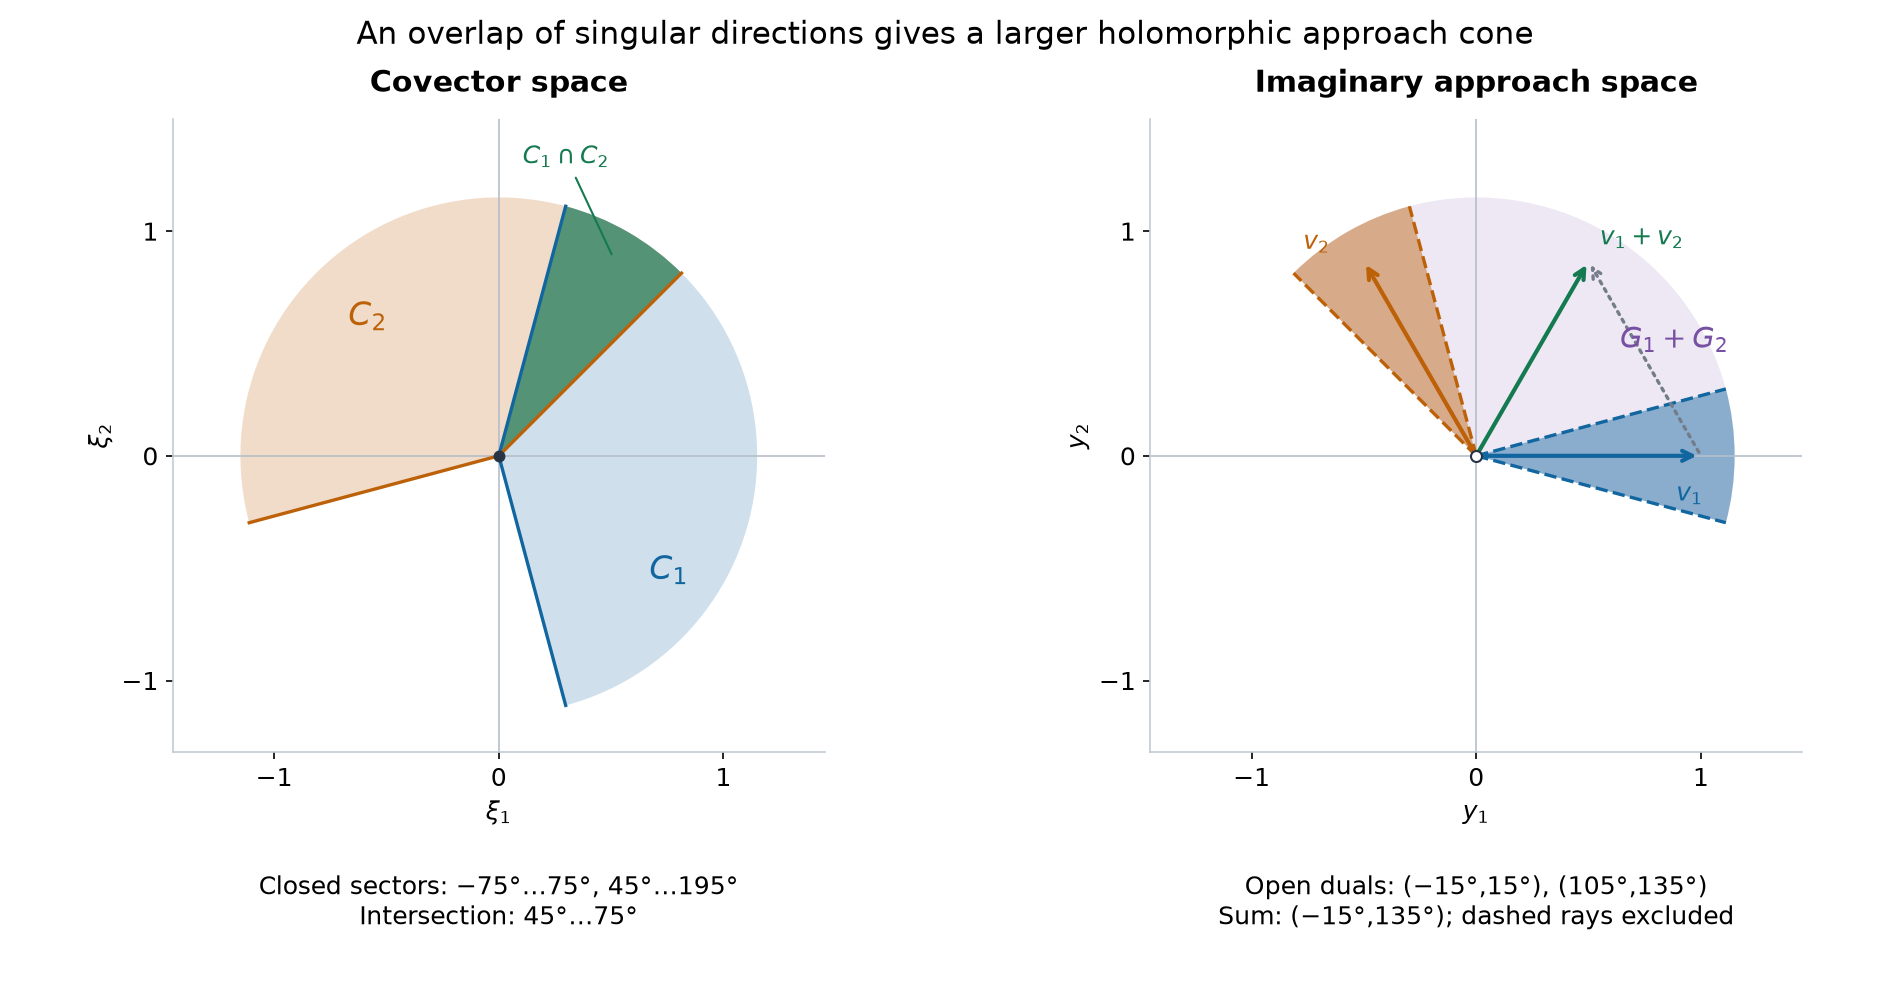

Source code (Python):
"""Exact planar conic geometry for AN01-U100; GPT-6 Astra (OpenAI), CC0."""
from pathlib import Path
import numpy as np
import matplotlib
matplotlib.use('Agg')
import matplotlib.pyplot as plt
from matplotlib.patches import Wedge
matplotlib.rcParams.update({'font.size':12,'svg.hashsalt':'AN01-U100-overlap-sum','text.usetex':False})
D=Path(__file__).resolve().parent
blue='#1266a0';orange='#bd6109';green='#147a50';purple='#7750a4'
fig,axs=plt.subplots(1,2,figsize=(12.6,6.6))
def ray(ax,angle,color,style='-',r=1.15):
 t=np.deg2rad(angle);ax.plot([0,r*np.cos(t)],[0,r*np.sin(t)],color=color,ls=style,lw=1.6)
def sector(ax,a,b,color,alpha):
 ax.add_patch(Wedge((0,0),1.15,a,b,facecolor=color,alpha=alpha,edgecolor='none'))
for ax in axs:
 ax.axhline(0,color='#b6bfca',lw=.8);ax.axvline(0,color='#b6bfca',lw=.8)
 ax.set_aspect('equal');ax.set_xlim(-1.45,1.45);ax.set_ylim(-1.32,1.5)
 ax.set_xticks([-1,0,1]);ax.set_yticks([-1,0,1]);ax.spines[['top','right']].set_visible(False)
 ax.spines[['left','bottom']].set_color('#c4cbd4')
ax=axs[0]
sector(ax,-75,75,blue,.20);sector(ax,45,195,orange,.22);sector(ax,45,75,green,.65)
for a,c in [(-75,blue),(75,blue),(45,orange),(195,orange)]:ray(ax,a,c)
ax.scatter([0],[0],c='#263445',s=22,zorder=6)
ax.text(.67,-.55,r'$C_1$',color=blue,fontsize=16)
ax.text(-.67,.58,r'$C_2$',color=orange,fontsize=16)
ax.annotate(r'$C_1\cap C_2$',xy=(.51,.88),xytext=(.30,1.30),ha='center',color=green,arrowprops=dict(arrowstyle='-',color=green))
ax.set_title('Covector space',fontweight='bold',pad=13)
ax.set_xlabel(r'$\xi_1$');ax.set_ylabel(r'$\xi_2$')
ax.text(.5,-.19,'Closed sectors: −75°…75°, 45°…195°\nIntersection: 45°…75°',transform=ax.transAxes,ha='center',va='top')
ax=axs[1]
sector(ax,-15,135,purple,.13);sector(ax,-15,15,blue,.45);sector(ax,105,135,orange,.45)
for a,c in [(-15,blue),(15,blue),(105,orange),(135,orange)]:ray(ax,a,c,'--')
v1=np.array([1.,0.]);v2=np.array([-.5,np.sqrt(3)/2]);v=v1+v2
assert np.allclose(v,[.5,np.sqrt(3)/2]) and abs(np.linalg.norm(v)-1)<1e-12
for w,c in [(v1,blue),(v2,orange),(v,green)]:
 ax.annotate('',xy=w,xytext=(0,0),arrowprops=dict(arrowstyle='->',color=c,lw=2))
ax.annotate('',xy=v,xytext=v1,arrowprops=dict(arrowstyle='->',color='#737d89',ls=':',lw=1.6))
ax.text(.89,-.20,r'$v_1$',color=blue);ax.text(-.77,.92,r'$v_2$',color=orange)
ax.text(.55,.94,r'$v_1+v_2$',color=green)
ax.text(.64,.48,r'$G_1+G_2$',color=purple,fontsize=14)
ax.scatter([0],[0],facecolor='white',edgecolor='#263445',s=28,zorder=7)
ax.set_title('Imaginary approach space',fontweight='bold',pad=13)
ax.set_xlabel(r'$y_1$');ax.set_ylabel(r'$y_2$')
ax.text(.5,-.19,'Open duals: (−15°,15°), (105°,135°)\nSum: (−15°,135°); dashed rays excluded',transform=ax.transAxes,ha='center',va='top')
fig.suptitle('An overlap of singular directions gives a larger holomorphic approach cone',fontsize=15,y=.98)
fig.subplots_adjust(left=.065,right=.98,top=.88,bottom=.24,wspace=.30)
fig.savefig(D/'overlap-and-sum-cones.png',dpi=150,facecolor='white',metadata={'Software':'GPT-6 Astra (OpenAI); reproducible CC0 figure'})
fig.savefig(D/'overlap-and-sum-cones.svg',facecolor='white',metadata={'Date':None,'Creator':'GPT-6 Astra (OpenAI); CC0'})
p=D/'overlap-and-sum-cones.svg';p.write_text('\n'.join(x.rstrip() for x in p.read_text(encoding='utf-8').splitlines())+'\n',encoding='utf-8')
plt.close(fig)
